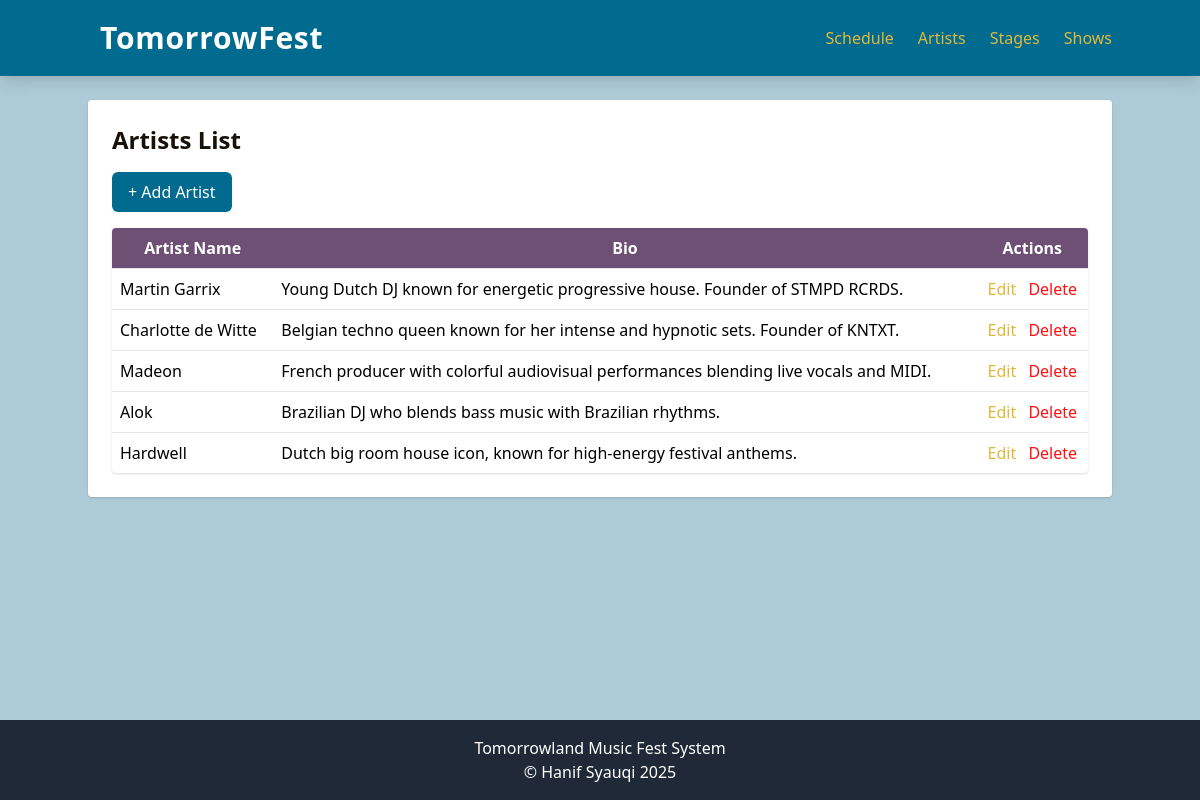
Screenshot of /index.php?entity=artist with the database file from the repository.
### tables this page shows
CREATE TABLE artist (
    id INT AUTO_INCREMENT PRIMARY KEY,
    name VARCHAR(100) NOT NULL,
    bio TEXT
);

### model/Artist.php (called while the page is built, shortened)
<?php
require_once 'config/Database.php';
class Artist {
    private $conn;
    private $table = 'artist';
    public function __construct() {
        $database = new Database();
        $this->conn = $database->getConnection();
    }
    public function getAll() {
        $query = "SELECT * FROM " . $this->table;
        $stmt = $this->conn->prepare($query);
        $stmt->execute();
        return $stmt->fetchAll(PDO::FETCH_ASSOC);
    }
}
?>

### config/Database.php (called while the page is built, shortened)
<?php
class Database {
    private $host = "localhost";
    private $username = "root";
    private $password = "";
    private $database = "tomorrowland";
    public function getConnection() {
        $this->conn = null;
        try {
            $this->conn = new PDO("mysql:host=" . $this->host . ";dbname=" . $this->database, $this->username, $this->password);
            $this->conn->setAttribute(PDO::ATTR_ERRMODE, PDO::ERRMODE_EXCEPTION);
        } catch(PDOException $e) {
            echo "Connection error: " . $e->getMessage();
        }
        return $this->conn;
    }
}
?>

### viewmodel/ArtistViewModel.php (called while the page is built, shortened)
<?php
require_once 'model/Artist.php';
class ArtistViewModel {
    private $artist;
    public function __construct() {
        $this->artist = new Artist();
    }
    public function getArtistList() {
        return $this->artist->getAll();
    }
}
?>

### views/artist_list.php (the view)
<?php
require_once 'views/template/header.php';
?>
<h2 class="text-2xl font-bold mb-4" style="color: #171107">Artists List</h2>
<div class="mb-4">
    <a href="index.php?entity=artist&action=add" style="
     background-color: #006B8F;
     color: white;
     padding: 0.5rem 1rem;
     border-radius: 0.375rem;
     display: inline-block;
     text-decoration: none;
     transition: background-color 0.3s ease;
     cursor: pointer;
   "
    onmouseover="this.style.backgroundColor='#005677'"
    onmouseout="this.style.backgroundColor='#006B8F'">
       + Add Artist
    </a>
</div>
<table class="min-w-full bg-white shadow rounded overflow-hidden">
    <thead style="background-color: #6E5075;" class="text-white">
        <tr>
            <th class="p-2">Artist Name</th>
            <th class="p-2">Bio</th>
            <th class="p-2">Actions</th>
        </tr>
    </thead>
    <tbody>
        <?php foreach ($artistList as $a): ?>
        <tr class="border-t" onmouseover="this.style.backgroundColor='#ADCBD6'" onmouseout="this.style.backgroundColor='#FFFFFF'">
            <td class="p-2"><?= htmlspecialchars($a['name']) ?></td>
            <td class="p-2"><?= htmlspecialchars($a['bio']) ?></td>
            <td class="p-2 space-x-2" style="text-align: center">
                <a href="index.php?entity=artist&action=edit&id=<?= $a['id'] ?>" style="color : #E2B83B">Edit</a>
                <a href="index.php?entity=artist&action=delete&id=<?= $a['id'] ?>" onclick="return confirm('Delete this artist?')" style="color :rgb(255, 16, 16)">Delete</a>
            </td>
        </tr>
        <?php endforeach; ?>
    </tbody>
</table>
<?php
require_once 'views/template/footer.php';
?>

### views/template/header.php (style rules this page uses)
html, body { height: 100%; margin: 0; }

### rows the page displays
artist: name "Martin Garrix", bio "Young Dutch DJ known for energetic progressive house. Founder of STMPD RCRDS."
artist: name "Charlotte de Witte", bio "Belgian techno queen known for her intense and hypnotic sets. Founder of KNTXT."
artist: name "Madeon", bio "French producer with colorful audiovisual performances blending live vocals and MIDI."
artist: name "Alok", bio "Brazilian DJ who blends bass music with Brazilian rhythms."
artist: name "Hardwell", bio "Dutch big room house icon, known for high-energy festival anthems."
